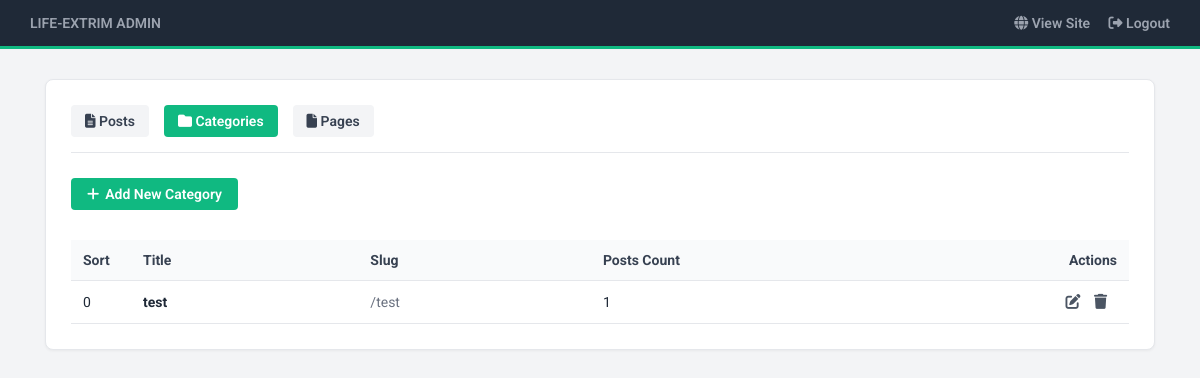
Before: /admin/categories.php (signed in) with the older database file.
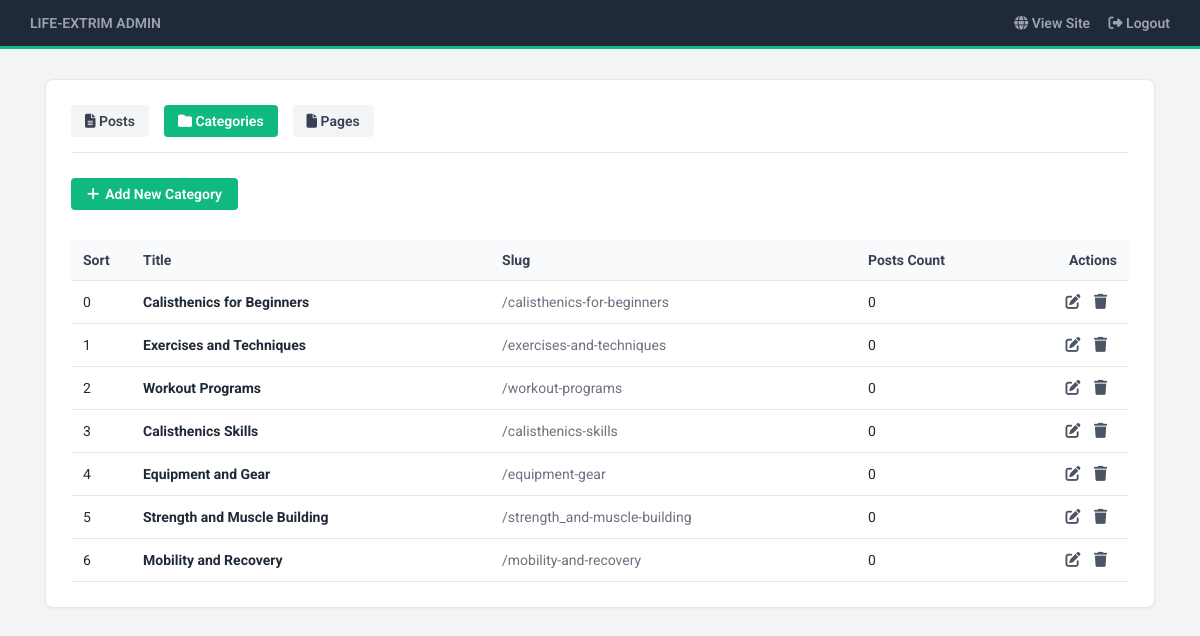
After: the same page with the newer database file.
### tables this page shows
CREATE TABLE categories (
        id INTEGER PRIMARY KEY AUTOINCREMENT,
        title TEXT NOT NULL,
        slug TEXT NOT NULL UNIQUE,
        sort_order INTEGER DEFAULT 0
    );

### admin/categories.php (the view, shortened to what this page needs)
<?php
require_once '../db.php';
function fetch_all_categories($result) {
    $rows = [];
    while ($row = $result->fetchArray(SQLITE3_ASSOC)) {
        $rows[] = $row;
    }
    return $rows;
}
$categories = fetch_all_categories($db->query("SELECT c.*, (SELECT COUNT(*) FROM posts p WHERE p.category_id = c.id) as posts_count FROM categories c ORDER BY c.sort_order ASC"));
?>
<!DOCTYPE html>
<html lang="en">
<head>
    <link rel="stylesheet" href="https://cdnjs.cloudflare.com/ajax/libs/font-awesome/6.4.0/css/all.min.css" />
</head>
<body>
    <header class="admin-header">
        <div style="font-weight: 900; text-transform: uppercase;"><a href="/admin/index.php">life-extrim admin</a></div>
        <div>
            <a href="/" target="_blank" style="margin-right: 15px;"><i class="fa-solid fa-globe"></i> View Site</a>
            <a href="logout.php"><i class="fa-solid fa-right-from-bracket"></i> Logout</a>
        </div>
    </header>
    <div class="admin-container">
        <div class="admin-card">
            <div class="admin-nav">
                <a href="posts.php"><i class="fa-solid fa-file-lines"></i> Posts</a>
                <a href="categories.php" class="active"><i class="fa-solid fa-folder"></i> Categories</a>
                <a href="pages.php"><i class="fa-solid fa-file"></i> Pages</a>
            </div>
            <a href="category_edit.php" class="btn"><i class="fa-solid fa-plus"></i> Add New Category</a>
            <?php if (empty($categories)): ?>
                <p style="color: #6b7280; padding: 20px 0;">No categories found.</p>
            <?php else: ?>
                <table>
                    <thead>
                        <tr>
                            <th style="width: 60px;">Sort</th>
                            <th>Title</th>
                            <th>Slug</th>
                            <th>Posts Count</th>
                            <th style="width: 100px; text-align: right;">Actions</th>
                        </tr>
                    </thead>
                    <tbody>
                        <?php foreach ($categories as $cat): ?>
                            <tr>
                                <td><?= htmlspecialchars($cat['sort_order']) ?></td>
                                <td><strong><?= htmlspecialchars($cat['title']) ?></strong></td>
                                <td style="color: #6b7280;">/<?= htmlspecialchars($cat['slug']) ?></td>
                                <td><?= htmlspecialchars($cat['posts_count']) ?></td>
                                <td class="actions" style="text-align: right;">
                                    <a href="category_edit.php?id=<?= $cat['id'] ?>" class="edit" title="Edit"><i class="fa-solid fa-pen-to-square"></i></a>
                                    <a href="categories.php?delete=<?= $cat['id'] ?>" class="delete" title="Delete" onclick="return confirm('Are you sure you want to delete this category?');"><i class="fa-solid fa-trash"></i></a>
                                </td>
                            </tr>
                        <?php endforeach; ?>
                    </tbody>
                </table>
            <?php endif; ?>
        </div>
    </div>
</body>
</html>

### admin/categories.php (style rules this page uses)
*, *::before, *::after { box-sizing: border-box; }
body { margin: 0; font-family: 'Roboto', sans-serif; background-color: #f3f4f6; color: #1f2937; font-size: 14px; }
.admin-header { background-color: #1f2937; color: #ffffff; padding: 15px 30px; display: flex; justify-content: space-between; align-items: center; border-bottom: 3px solid #10b981; }
.admin-header a { color: #9ca3af; text-decoration: none; font-weight: 600; }
.admin-container { max-width: 1140px; margin: 30px auto; padding: 0 15px; }
.admin-card { background: #ffffff; border-radius: 8px; border: 1px solid #e5e7eb; box-shadow: 0 1px 3px rgba(0,0,0,0.05); padding: 25px; }
.admin-nav { display: flex; gap: 15px; margin-bottom: 25px; border-bottom: 1px solid #e5e7eb; padding-bottom: 15px; }
.admin-nav a { padding: 8px 14px; background: #f3f4f6; color: #374151; border-radius: 4px; text-decoration: none; font-weight: 600; }
.admin-nav a.active, .admin-nav a:hover { background: #10b981; color: #ffffff; }
.btn { padding: 8px 16px; background: #10b981; color: #ffffff; border-radius: 4px; text-decoration: none; font-weight: 600; display: inline-flex; align-items: center; gap: 6px; border: none; cursor: pointer; margin-bottom: 20px; }
table { width: 100%; border-collapse: collapse; margin-top: 10px; }
th, td { padding: 12px; text-align: left; border-bottom: 1px solid #e5e7eb; }
th { background: #f9fafb; font-weight: 700; color: #374151; }
.actions a { margin-right: 10px; color: #4b5563; text-decoration: none; font-size: 15px; }

Changed rows visible on the page:
removed categories: sort_order "0", title "test", slug "test", posts_count "1"
added categories: sort_order "0", title "Calisthenics for Beginners", slug "calisthenics-for-beginners", posts_count "0"
added categories: sort_order "1", title "Exercises and Techniques", slug "exercises-and-techniques", posts_count "0"
added categories: sort_order "2", title "Workout Programs", slug "workout-programs", posts_count "0"
added categories: sort_order "3", title "Calisthenics Skills", slug "calisthenics-skills", posts_count "0"
added categories: sort_order "4", title "Equipment and Gear", slug "equipment-gear", posts_count "0"
added categories: sort_order "5", title "Strength and Muscle Building", slug "strength_and-muscle-building", posts_count "0"
added categories: sort_order "6", title "Mobility and Recovery", slug "mobility-and-recovery", posts_count "0"
